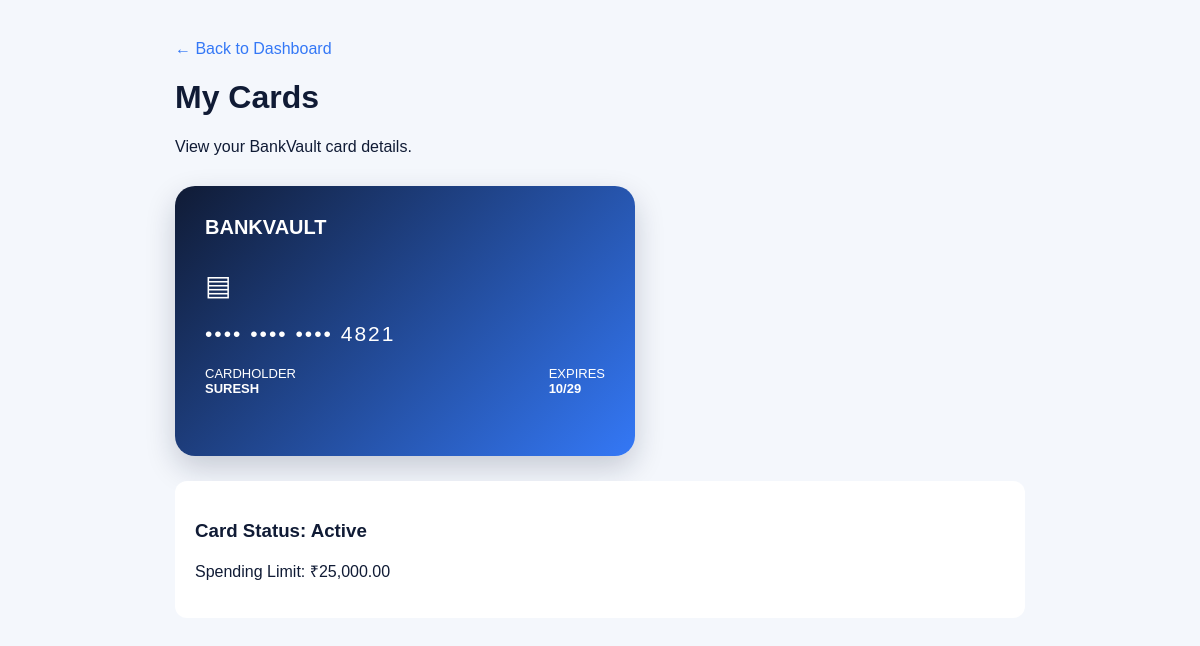
Screenshot of /cards (signed in) with the database file from the repository.
### tables this page shows
CREATE TABLE cards (
            id INTEGER PRIMARY KEY AUTOINCREMENT,
            user_id INTEGER NOT NULL,
            cardholder_name TEXT NOT NULL,
            masked_number TEXT NOT NULL,
            expiry_date TEXT NOT NULL,
            status TEXT NOT NULL DEFAULT 'Active'
                CHECK(status IN ('Active', 'Frozen')),
            spending_limit REAL NOT NULL DEFAULT 25000,
            created_at TEXT NOT NULL DEFAULT CURRENT_TIMESTAMP,
            FOREIGN KEY (user_id) REFERENCES users(id)
        );

CREATE TABLE users (
            id INTEGER PRIMARY KEY AUTOINCREMENT,
            username TEXT UNIQUE NOT NULL,
            password_hash TEXT NOT NULL,
            full_name TEXT NOT NULL
        );

### app.py (the view)
@app.route("/cards")
@login_required
def cards():
    connection = get_db_connection()
    try:
        user_id = session["user_id"]
        card = connection.execute(
            """
            SELECT
                cards.id,
                users.full_name AS cardholder_name,
                cards.masked_number,
                cards.expiry_date,
                cards.status,
                cards.spending_limit
            FROM cards
            JOIN users ON cards.user_id = users.id
            WHERE cards.user_id = ?
            LIMIT 1
            """,
            (user_id,)
        ).fetchone()
        return render_template("cards.html", card=card)
    finally:
        connection.close()

### app.py (called while the page is built)
def get_db_connection():
    connection = sqlite3.connect(DATABASE)
    connection.row_factory = sqlite3.Row
    return connection

def login_required(view_function):
    @wraps(view_function)
    def wrapped_view(*args, **kwargs):
        if "user_id" not in session:
            flash("Please log in to access your dashboard.", "error")
            return redirect(url_for("login"))
        return view_function(*args, **kwargs)
    return wrapped_view

### templates/cards.html (shortened to what this page needs)
<!DOCTYPE html>
<html lang="en">
<head>
</head>
<body>
    <div class="container">
        <a class="back" href="{{ url_for('dashboard') }}">
            ← Back to Dashboard
        </a>
        <h1>My Cards</h1>
        <p>View your BankVault card details.</p>
        {% if card %}
        <div class="bank-card">
            <div class="bank-name">BANKVAULT</div>
            <div class="chip">▤</div>
            <div class="number">
                {{ card["masked_number"] }}
            </div>
            <div class="details">
                <div>
                    <div>CARDHOLDER</div>
                    <strong>{{ card["cardholder_name"] }}</strong>
                </div>
                <div>
                    <div>EXPIRES</div>
                    <strong>{{ card["expiry_date"] }}</strong>
                </div>
            </div>
        </div>
        <div class="status">
            <h3>Card Status: {{ card["status"] }}</h3>
            <p>
                Spending Limit:
                ₹{{ "{:,.2f}".format(card["spending_limit"]) }}
            </p>
        </div>
        {% else %}
        <div class="status">
            <h3>No card available</h3>
            <p>Your account does not have a card yet.</p>
        </div>
        {% endif %}
    </div>
</body>
</html>

### templates/cards.html (style rules this page uses)
body { margin: 0; padding: 40px; background: #f4f7fc; font-family: Arial, sans-serif; color: #101b35; }
.container { max-width: 850px; margin: auto; }
.back { color: #3478f6; text-decoration: none; }
.bank-card { margin-top: 30px; padding: 30px; max-width: 400px; min-height: 210px; border-radius: 20px; color: white; background: linear-gradient(135deg, #101b35, #3478f6); box-shadow: 0 12px 30px rgba(16, 27, 53, 0.2); }
.bank-name { font-size: 20px; font-weight: bold; }
.chip { margin-top: 30px; font-size: 28px; }
.number { margin-top: 20px; font-size: 21px; letter-spacing: 2px; }
.details { display: flex; justify-content: space-between; margin-top: 20px; font-size: 13px; }
.status { margin-top: 25px; padding: 20px; background: white; border-radius: 12px; }

### rows the page displays
cards: masked_number "•••• •••• •••• 4821", expiry_date "10/29", status "Active", spending_limit "25,000.00"
users: cardholder_name "SURESH"
